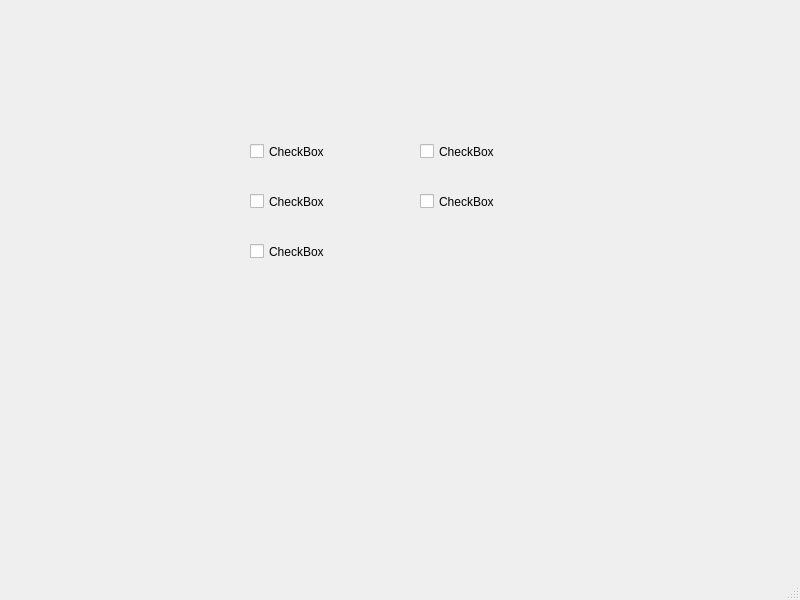
<?xml version="1.0" encoding="UTF-8"?>
<ui version="4.0">
 <class>MainWindow</class>
 <widget class="QMainWindow" name="MainWindow">
  <property name="geometry">
   <rect>
    <x>0</x>
    <y>0</y>
    <width>800</width>
    <height>600</height>
   </rect>
  </property>
  <property name="windowTitle">
   <string>MainWindow</string>
  </property>
  <widget class="QWidget" name="centralwidget">
   <widget class="QCheckBox" name="checkBox">
    <property name="geometry">
     <rect>
      <x>250</x>
      <y>140</y>
      <width>90</width>
      <height>23</height>
     </rect>
    </property>
    <property name="text">
     <string>CheckBox</string>
    </property>
    <property name="tristate">
     <bool>true</bool>
    </property>
   </widget>
   <widget class="QCheckBox" name="checkBox_2">
    <property name="geometry">
     <rect>
      <x>250</x>
      <y>190</y>
      <width>90</width>
      <height>23</height>
     </rect>
    </property>
    <property name="text">
     <string>CheckBox</string>
    </property>
   </widget>
   <widget class="QCheckBox" name="checkBox_3">
    <property name="geometry">
     <rect>
      <x>250</x>
      <y>240</y>
      <width>90</width>
      <height>23</height>
     </rect>
    </property>
    <property name="text">
     <string>CheckBox</string>
    </property>
   </widget>
   <widget class="QCheckBox" name="checkBox_4">
    <property name="geometry">
     <rect>
      <x>420</x>
      <y>140</y>
      <width>90</width>
      <height>23</height>
     </rect>
    </property>
    <property name="text">
     <string>CheckBox</string>
    </property>
    <attribute name="buttonGroup">
     <string notr="true">buttonGroup</string>
    </attribute>
   </widget>
   <widget class="QCheckBox" name="checkBox_5">
    <property name="geometry">
     <rect>
      <x>420</x>
      <y>190</y>
      <width>90</width>
      <height>23</height>
     </rect>
    </property>
    <property name="text">
     <string>CheckBox</string>
    </property>
    <attribute name="buttonGroup">
     <string notr="true">buttonGroup</string>
    </attribute>
   </widget>
  </widget>
  <widget class="QMenuBar" name="menubar">
   <property name="geometry">
    <rect>
     <x>0</x>
     <y>0</y>
     <width>800</width>
     <height>28</height>
    </rect>
   </property>
  </widget>
  <widget class="QStatusBar" name="statusbar"/>
 </widget>
 <resources/>
 <connections/>
 <buttongroups>
  <buttongroup name="buttonGroup"/>
 </buttongroups>
</ui>
